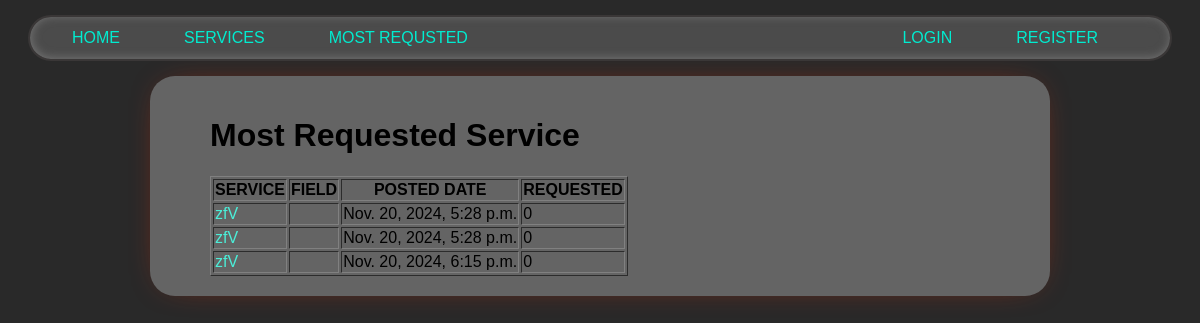
The app's page /services/most-requested/, older data.
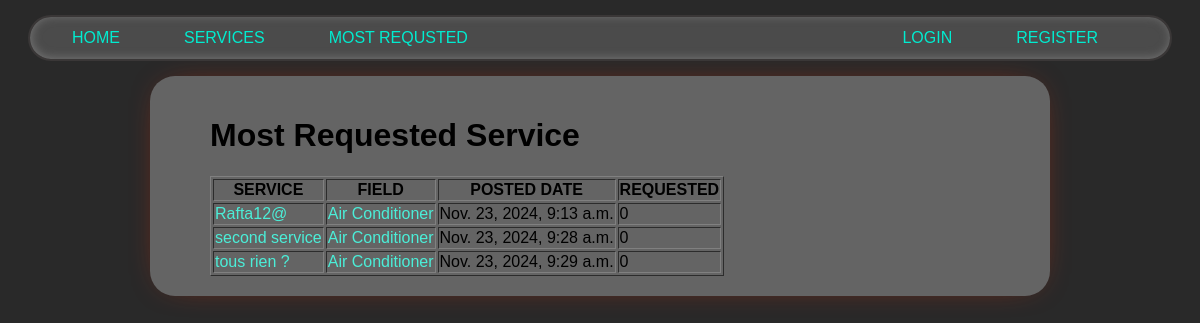
The same page, newer data.
### services/models.py (models this page shows, shortened)
class Service(models.Model):
    company = models.ForeignKey(Company, on_delete=models.CASCADE)
    name = models.CharField(max_length=40)
    description = models.TextField()
    price_hour = models.DecimalField(decimal_places=2, max_digits=100)
    rating = models.IntegerField(validators=[MinValueValidator(
        0), MaxValueValidator(5)], default=0)
    choices = FIELD_CHOICE
    field = models.CharField(max_length=30, blank=False,
                             null=False, choices=choices)
    date = models.DateTimeField(auto_now=True, null=False)
    nb_request=models.IntegerField(default=1, null=False)

### services/views.py (the view)
# urls.py: path('most-requested/',most_requested, name='most_requested'),
def most_requested(request):
    services = Service.objects.order_by('-nb_request')[:3]
    return render(request,'services/most_requested.html',{'services':services})

### services/templates/services/most_requested.html (shortened to what this page needs)
{% extends 'main/base.html' %}
{% block content %}
    <h1>Most Requested Service</h1>
<table border="1"><thead>
    <tr>
      <th>SERVICE</th>
      <th>FIELD</th>
      <th>POSTED DATE</th>
      <th>REQUESTED</th>
    </tr></thead>
  <tbody>
    {%for service in services%}
    <tr>
      <td ><a href="/services/{{service.id}}">{{service.name}}</a></td>
      <td><a href="/services/{{service.field}}">{{service.field}}</a></td>
      <td>{{service.date}}</td>
      <td>{{service.nb_request}}</td>
    </tr>
    {% endfor %}
  </tbody>
  </table>
{% endblock %}

### main/templates/main/base.html (shortened to what this page needs)
{% load static %}
<!DOCTYPE html>
<html lang="en">
  <head>
    <link
      rel="stylesheet"
      type="text/css"
      href="{% static 'css/style.css' %}"
    />
  </head>
  <body>
    {% include 'main/navbar.html' %}
    <div class='content'>
      {% block content %}
      {% endblock %}
    </div>
  </body>
</html>

### main/templates/main/navbar.html (shortened to what this page needs)
<nav class="navbar">
    <ul>
        <li><a href="/">Home</a></li>
        <li>
            <a href="/services/">Services</a>
            <li><a href="/most-requested/">Most Requsted</a></li>
        </li>
        <div style="margin-left: auto; display: flex; gap: 1rem;">
        <ul>
            {% if request.user.is_authenticated%}
                {% if user.is_customer%}
                    <li><a href="/customer/{{ request.user.username }}">Profile</a></li>
                {% else %}
                    <li><a href="/company/{{ request.user.username }}">Profile</a></li>
                {% endif %}
            {%else%}
                <li><a href="/login/">LOGIN</a></li>
                <li><a href="/register/">REGISTER</a></li>
            {% endif%}
        </ul>
    </div>
    </ul>
</nav>

### static/css/style.css (style rules this page uses)
body { background: #292929; font-family: 'Lexend Exa', sans-serif; padding: 0; margin: 0; }
a { color: #4beed8; text-decoration: none; }
.content { background-color: #646464; margin: 0 auto; width: 65%; padding: 20px 60px; box-shadow: 0px 0px 35px -20px #ec2f00; border-radius: 25px; }
.navbar { position: sticky; top: 15px; box-shadow: inset 1px -1px 10px rgb(116, 116, 116); border: 2px solid rgb(58, 55, 55); border-radius: 30px; animation: slide-in 1s ease-out; background-color: #4b4b4b; width: 95%; margin: 0 auto; margin-bottom: 30px; }
.navbar ul { position: relative; display: flex; flex: 1 1 auto; margin: 0; padding: 0 30px; list-style-type: none; }
.navbar ul li:not(:last-child) { margin-right: 40px; }
.navbar ul li { border: 2px solid transparent; border-radius: 5px; padding: 10px; transition: background 0.2s; }
.navbar ul li a { color: #00ecd0; text-decoration: none; text-transform: uppercase; transition: color 0.2s; }

Row changes from the older to the newer data that the page shows:
changed Service: name "zfV" → "Rafta12@"; field (not shown) → "Air Conditioner"; date "Nov. 20, 2024, 5:28 p.m." → "Nov. 23, 2024, 9:13 a.m."
changed Service: name "zfV" → "second service"; field (not shown) → "Air Conditioner"; date "Nov. 20, 2024, 5:28 p.m." → "Nov. 23, 2024, 9:28 a.m."
changed Service: name "zfV" → "tous rien ?"; field (not shown) → "Air Conditioner"; date "Nov. 20, 2024, 6:15 p.m." → "Nov. 23, 2024, 9:29 a.m."
